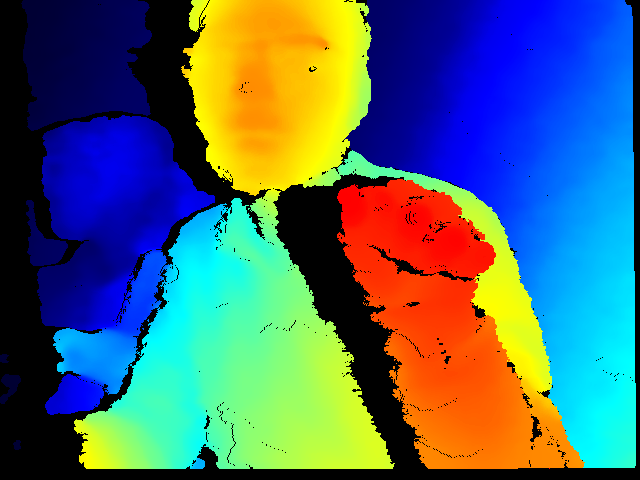
#> input picture depth_camera/tests/fist.png, 640 x 480 px, given in place of the camera
$ python main.py
#> lines starting #> are read from the running program, lines starting #| are printed output that depends on the picture; after the words box and inside, x2 and y2 are one past the last pixel; in counts of white or black regions, pixels touching at a corner belong together
### ball_tracking.py

# import the necessary packages
from collections import deque
from imutils.video import VideoStream
import numpy as np
import argparse
import cv2
import imutils
import time
import serial


class relativeMovement:
	def __init__(self):
		# construct the argument parse and parse the arguments
		self.xchange = 0
		self.ychange = 0
		self.zhange = 0
		self.xpast = 0
		self.ypast = 0
		self.zpast = 0
		self.sendx = 0
		self.sendy = 0
		self.sendz = 0
		self.arduino = 0

	def serial(self):
		#pass
		self.arduino = serial.Serial('COM5', 9600, timeout=.1)

	def start(self):
		ap = argparse.ArgumentParser()
		ap.add_argument("-v", "--video",
			help="path to the (optional) video file")
		ap.add_argument("-b", "--buffer", type=int, default=64,
			help="max buffer size")
		args = vars(ap.parse_args())

		# define the lower and upper boundaries of the "green"
		# ball in the HSV color space, then initialize the
		# list of tracked points

		greenLower = (29, 86, 6)
		greenUpper = (64, 255, 255)

		pts = deque(maxlen=args["buffer"])

		# if a video path was not supplied, grab the reference
		# to the webcam
		if not args.get("video", False):
			vs = cv2.VideoCapture(0)

		# otherwise, grab a reference to the video file
		else:
			vs = cv2.VideoCapture(args["video"])
		cap2 = cv2.VideoCapture(1)

		# allow the camera or video file to warm up
		time.sleep(3.0)

		# keep looping
		while True:
			# grab the current frame
			ret, thirdframe = cap2.read()
#> thirdframe is the input picture: shape (480, 640, 3); mean B, G, R 107.8, 102.8, 77
			ret, frame = vs.read()
			ret, secondframe = vs.read()

			# handle the frame from VideoCapture or VideoStream
			frame = frame[1] if args.get("video", False) else frame

			# if we are viewing a video and we did not grab a frame,
			# then we have reached the end of the video
			if frame is None:
				break


			# resize the frame, blur it, and convert it to the HSV
			# color space
			frame = imutils.resize(frame, width=600)
			secondframe = imutils.resize(frame, width=500)
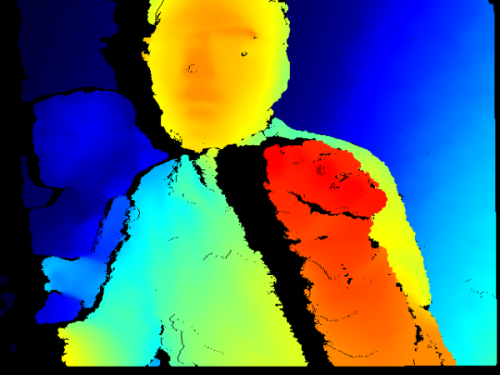
#> secondframe: shape (375, 500, 3); mean B, G, R 107.8, 102.8, 77
			thirdframe = imutils.resize(frame, width=600)


			blurred = cv2.GaussianBlur(frame, (11, 11), 0)
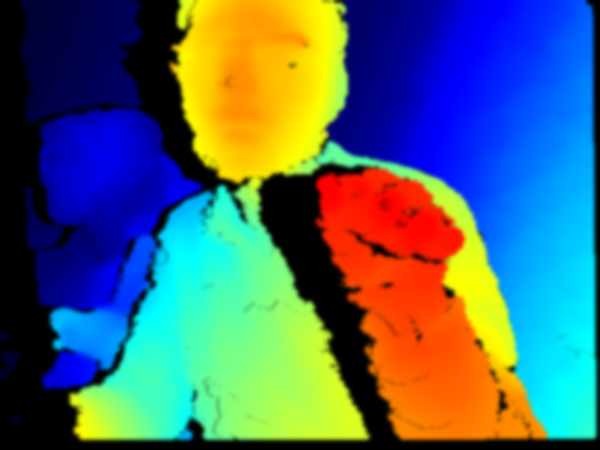
#> blurred: shape (450, 600, 3); mean B, G, R 107.8, 102.8, 77
			hsv = cv2.cvtColor(blurred, cv2.COLOR_BGR2HSV)
#> hsv: shape (450, 600, 3); mean H, S, V 66.1, 211.1, 184.4

			# construct a mask for the color "green", then perform
			# a series of dilations and erosions to remove any small
			# blobs left in the mask
			mask = cv2.inRange(hsv, greenLower, greenUpper)
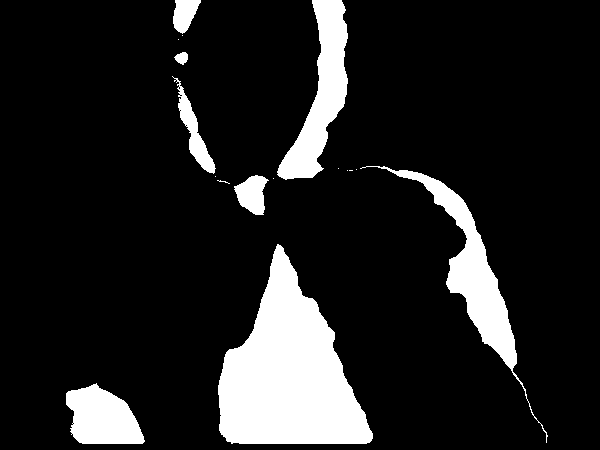
#> mask: shape (450, 600); 13% white; 17 white regions (9 under 20 px), largest, box (x1, y1, x2, y2) and area: (218, 244, 373, 444) 17745, (360, 166, 548, 443) 5968, (277, 0, 348, 180) 5345
			mask = cv2.erode(mask, None, iterations=2)
#> mask: shape (450, 600); 10.9% white; 8 white regions, largest, box (x1, y1, x2, y2) and area: (220, 248, 371, 442) 16325, (399, 172, 515, 366) 4439, (280, 0, 346, 177) 4307
			mask = cv2.dilate(mask, None, iterations=2)
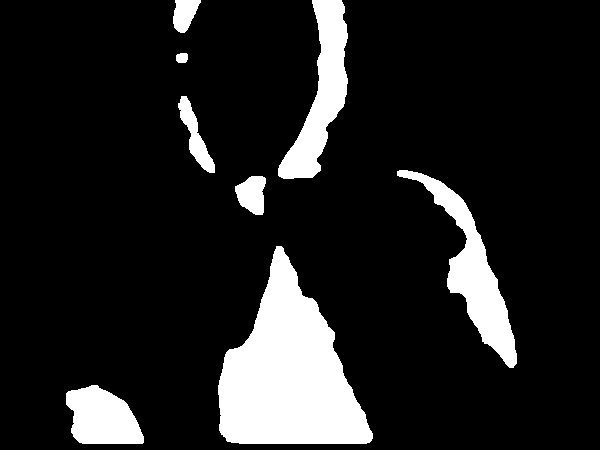
#> mask: shape (450, 600); 12.9% white; 8 white regions

			# redmask = cv2.inRange(hsv, redLower, redUpper)
			# redmask = cv2.erode(mask, None, iterations=2)
			# redmask = cv2.dilate(mask, None, iterations=2)

			# find contours in the mask and initialize the current
			# (x, y) center of the ball
			cnts = cv2.findContours(mask.copy(), cv2.RETR_EXTERNAL,
				cv2.CHAIN_APPROX_SIMPLE)
#> cnts = 8 contours; box (x1, y1, x2, y2) and area: (218, 246, 373, 444) 17458, (397, 170, 517, 368) 5538, (278, 0, 348, 179) 5122, (66, 385, 144, 444) 3265, (178, 96, 215, 173) 926, (235, 176, 266, 215) 819, (173, 0, 201, 33) 583, (176, 53, 188, 63) 90
			cnts = imutils.grab_contours(cnts)

			# redcnts = cv2.findContours(redmask.copy(), cv2.RETR_EXTERNAL,
			# 	cv2.CHAIN_APPROX_SIMPLE)
			# redcnts = imutils.grab_contours(redcnts)

			center = None

			#black the screen
			cv2.rectangle(frame, (0,0), (600,500), (0,0,0), -1)
#> frame: shape (450, 600, 3); every value is 0

			# only proceed if at least one contour was found
			if len(cnts) > 0:
				# find the largest contour in the mask, then use
				# it to compute the minimum enclosing circle and
				# centroid
				c = max(cnts, key=cv2.contourArea)
#> c = contour of 220 points, box (x1, y1, x2, y2) (218, 246, 373, 444), area 17458
				((x, y), radius) = cv2.minEnclosingCircle(c)
#> x = 298.6; y = 355.3; radius = 111.6

				M = cv2.moments(c)
#> M = moments, m00 17457.5, centre m10/m00, m01/m00 = (288.1, 374.6)
				center = (int(M["m10"] / M["m00"]), int(M["m01"] / M["m00"]))
#> center = (288, 374)
				#print(center)

				# only proceed if the radius meets a minimum size
				if radius > 10:
					# draw the circle and centroid on the frame,
					# then update the list of tracked points
					cv2.circle(frame, (int(x), int(y)), int(radius),
						(102, 204, 0), -1)
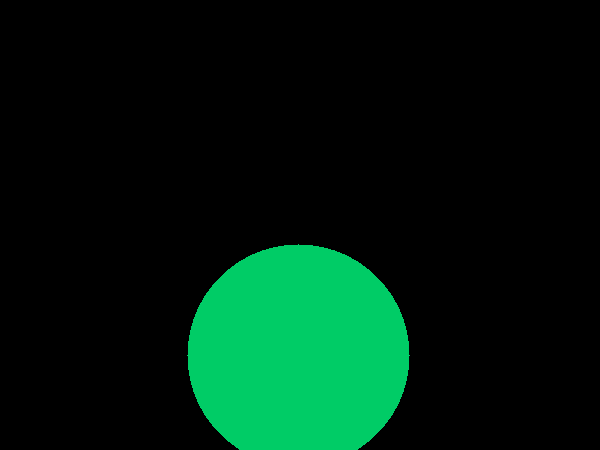
#> frame: shape (450, 600, 3); mean B, G, R 14.1, 28.2, 0
					cv2.circle(frame, center, 5, (0, 0, 255), -1)
#> frame: shape (450, 600, 3); 0.03% of pixels changed, all inside (x1, y1, x2, y2) = (283, 369, 294, 380)

					self.xchange = abs(self.xpast - x)
#> self.xchange = 298.6
					self.ychange = abs(self.ypast - y)
#> self.ychange = 355.3
					self.zchnage = abs(self.zpast - radius)
#> self.zchnage = 111.6
					self.xpast = x
#> self.xpast = 298.6
					self.ypast = y
#> self.ypast = 355.3
					self.zpast = radius
#> self.zpast = 111.6

					# Serial to send
					self.sendx = center[0]
#> self.sendx = 288
					self.sendy = center[1]
#> self.sendy = 374
					self.sendz = radius
#> self.sendz = 111.6

					buf = self.arduino.readline()
					print(buf)

					#
					# print(x,y,radius, self.xchange)
					if self.xchange > 2 or self.ychange > 2 and (self.xchange < 50 and self.ychange < 50):
						s = "{0:0=3d}".format(int(center[0])) + ',' + "{0:0=3d}".format(int(center[1])) + ',' + "{0:0=3d}".format(int(radius)) + '.'
#> s = '288,374,111.'
						# [8 lines of commented-out code are left out]
						s = s.encode()
						# while self.arduino.in_waiting:
						self.arduino.write(s)

					# 	print(self.xchange, self.ychange)

			# elif len(redcnts) > 0:
			# 	# find the largest contour in the mask, then use
			# 	# it to compute the minimum enclosing circle and
			# 	# centroid
			# 	c = max(redcnts, key=cv2.contourArea)
			# 	((x, y), radius) = cv2.minEnclosingCircle(c)
			# 	print("red:", x, y, radius)
			# 	M = cv2.moments(c)
			# 	center = (int(M["m10"] / M["m00"]), int(M["m01"] / M["m00"]))

			# 	# only proceed if the radius meets a minimum size
			# 	if radius > 10:
			# 		# draw the circle and centroid on the frame,
			# 		# then update the list of tracked points
			# 		cv2.circle(frame, (int(x), int(y)), int(radius),
			# 			(0, 255, 255), 2)
			# 		cv2.circle(frame, center, 5, (0, 0, 255), -1)

			# update the points queue
			pts.appendleft(center)

			# loop over the set of tracked points
			for i in range(1, len(pts)):
				# if either of the tracked points are None, ignore
				# them
				if pts[i - 1] is None or pts[i] is None:
					continue

				# otherwise, compute the thickness of the line and
				# draw the connecting lines
				thickness = int(np.sqrt(args["buffer"] / float(i + 1)) * 2.5)
				cv2.line(frame, pts[i - 1], pts[i], (0, 0, 255), thickness)

			# show the frame to our screen
			cv2.imshow("Control", cv2.flip( frame, 1 ))
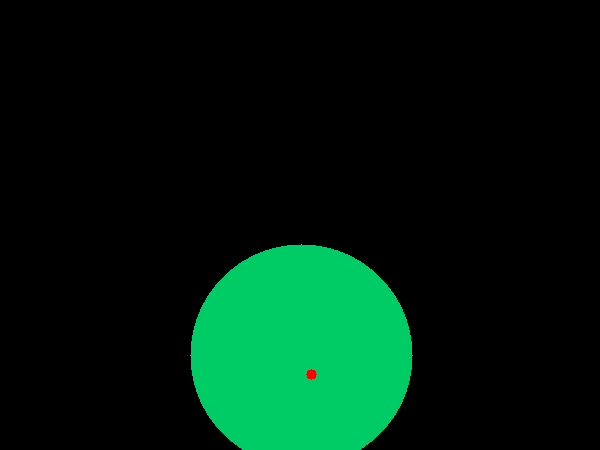
#> window 'Control': shape (450, 600, 3); mean B, G, R 14.1, 28.2, 0.1
			cv2.imshow("Camera", cv2.flip( secondframe, 1 ))
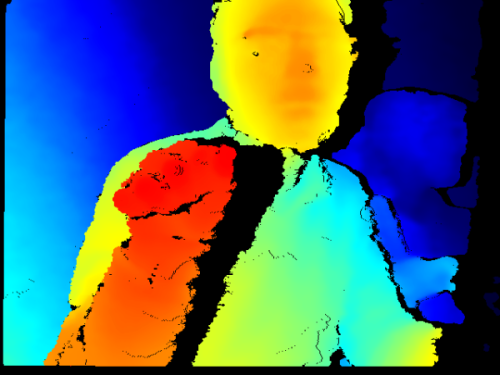
#> window 'Camera': shape (375, 500, 3); mean B, G, R 107.8, 102.8, 77
			# cv2.imshow("ArmCamera", cv2.flip(thirdframe, 1 ))


			key = cv2.waitKey(1) & 0xFF
#> (key q is pressed here)

			# if the 'q' key is pressed, stop the loop
			if key == ord("q"):
				break

		# if we are not using a video file, stop the camera video stream
		if not args.get("video", False):
#> (the run stopped early here; a loop or call above may not have finished)

$ run again, on depth_camera/tests/palm.png
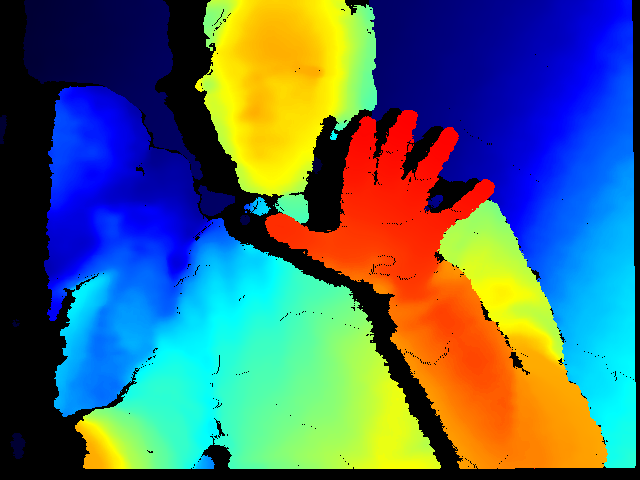
#> input picture depth_camera/tests/palm.png, 640 x 480 px, given in place of the camera
#> in start, thirdframe is the input picture: shape (480, 640, 3); mean B, G, R 108.3, 103, 77.1
#> hsv: shape (450, 600, 3); mean H, S, V 66.7, 212.2, 184.9
#> in start, `mask = cv2.dilate(mask, None, iterations=2)`:
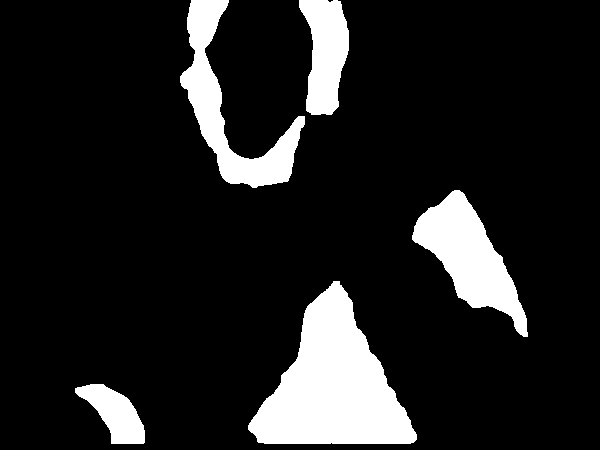
#> mask: shape (450, 600); 13% white; 5 white regions
#> cnts = 5 contours; box (x1, y1, x2, y2) and area: (248, 281, 417, 444) 14743, (412, 190, 528, 337) 6908, (180, 0, 305, 188) 6582, (299, 0, 349, 115) 3834, (75, 384, 145, 444) 2144
#> c = contour of 177 points, box (x1, y1, x2, y2) (248, 281, 417, 444), area 14743
#> x = 335.2; y = 380.6; radius = 99.7
#> M = moments, m00 14743, centre m10/m00, m01/m00 = (332.6, 385.9)
#> center = (332, 385)
#> self.xchange = 335.2
#> self.ychange = 380.6
#> self.zchnage = 99.7
#> self.xpast = 335.2
#> self.ypast = 380.6
#> self.zpast = 99.7
#> self.sendx = 332
#> self.sendy = 385
#> self.sendz = 99.7
#> s = '332,385,099.'
#> in start, `cv2.imshow("Camera", cv2.flip( secondframe, 1 ))`:
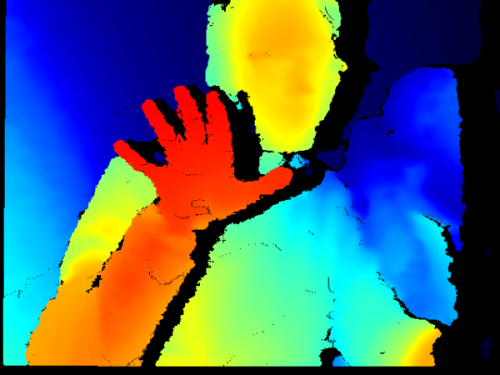
#> window 'Camera': shape (375, 500, 3); mean B, G, R 108.3, 103, 77.1
